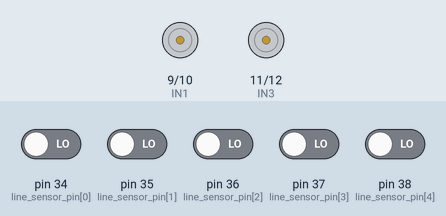
Recording of a sketch running on a simulated Arduino Mega 2560, built with avr-gcc and run on an emulated ATmega2560. On the bench: motor-driver pin pairs drawn as motors (green arrow = first pin HIGH = forward, orange = second pin HIGH = backward, longer = more drive, scaled by the enable pin). The inputs (shaded band) are chosen by the test bench; at power-on: pin 34 (line_sensor_pin[0]), pin 35 (line_sensor_pin[1]), pin 36 (line_sensor_pin[2]), pin 37 (line_sensor_pin[3]), pin 38 (line_sensor_pin[4]) LOW. What the sketch prints to the serial monitor is not drawn.

Above: at 1.2 s.
1.3 s: pin 34 (line_sensor_pin[0]) driven HIGH
At 2.4 s:
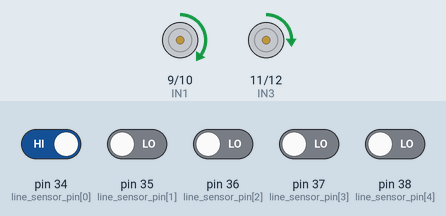
2.8 s: pin 35 (line_sensor_pin[1]) driven HIGH
At 3.5 s:
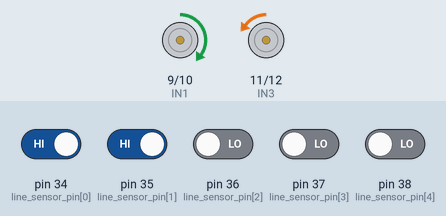
4.3 s: pin 35 (line_sensor_pin[1]) driven LOW
At 4.6 s:
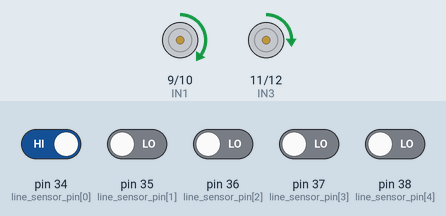
5.8 s: pin 36 (line_sensor_pin[2]) driven HIGH
At 6.9 s:
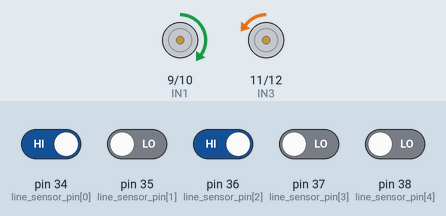
7.3 s: pin 34 (line_sensor_pin[0]) driven LOW
At 7.9 s:
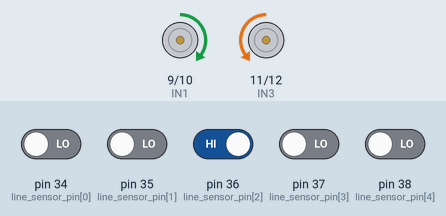
8.8 s: pin 37 (line_sensor_pin[3]) driven HIGH
At 9.1 s:
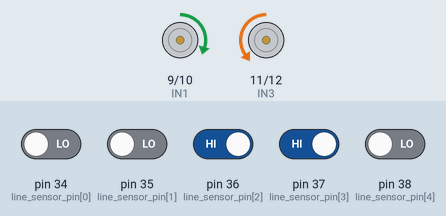
Timing chart, 0 to 11.3 s (numbered marks = the images above; inputs shaded):
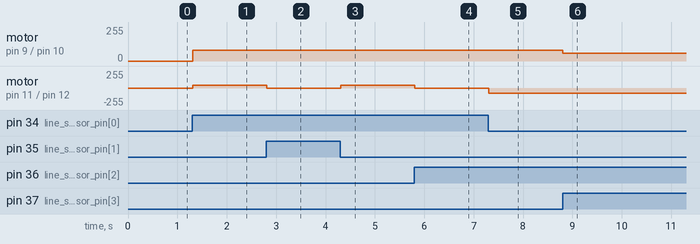

The sketch:

20230602_linesensor.ino
```cpp
/////////////////////// LINE sensor //////////////////////
int line_sensor_pin[5] = { 34, 35, 36, 37, 38 };
int line_sensor[5] = { 0, 0, 0, 0, 0 };

int read_line_sensor(void)
{

  int i, line_index;
  int sum = 0; //line sensor에서 불이 들어온 sensor의 갯수
  for(i=0;i<5;i++)
  {
    line_sensor[i]= digitalRead(line_sensor_pin[i]);
    sum += line_sensor[i];
    Serial.print(line_sensor[i]);   Serial.print("  ");
  }
  Serial.println("sum  ");   Serial.println(sum);

  if(sum == 1)
  {
    if(line_sensor[0]==1) {
      line_index = -4;
    }
    if(line_sensor[1]==1) {
      line_index = -2;
    }
    if(line_sensor[2]==1) {
      line_index = 0;
    }
    if(line_sensor[3]==1) {
      line_index = 2;
    }
    if(line_sensor[4]==1) {
      line_index = 4;
    }
  }
  else if(sum == 2)
  {
    if((line_sensor[0]==1) && (line_sensor[1]==1)) {
      line_index = -3;
    }
    if((line_sensor[1]==1) && (line_sensor[2]==1)) {
      line_index = -1;
    }
    if((line_sensor[2]==1) && (line_sensor[3]==1)) {
      line_index = 1;
    }
    if((line_sensor[3]==1) && (line_sensor[4]==1)) {
      line_index = 3;
    }
  }
  else if(sum == 5)
  {
    line_index = -10;
  }
  else
  {

  }

  Serial.print("line_index  "); Serial.println(line_index);
  Serial.println("");

  return line_index;
}

void line_following(int line_index)
{
  switch(line_index)
  {
    case -4:
      // 왼쪽으로 큰 각도로 회전
          motor_R_control(80);
          motor_L_control(-40);
          break;
    case -3:
      // 왼쪽으로 약간 각도로 회전
          motor_R_control(80);
          motor_L_control(5);
          break;

    case -2:
      // 왼쪽으로 약간 각도로 회전
          motor_R_control(80);
          motor_L_control(35);
          break;

    case -1:
      // 왼쪽으로 작은 각도로 회전
          motor_R_control(80);
          motor_L_control(60);
          break;

    case 0:
      // 직진
          motor_R_control(80);
          motor_L_control(80);
          break;

    case 1:
      // 오른쪽으로 작은 각도로 회전
          motor_R_control(60);
          motor_L_control(80);
          break;

    case 2:
      // 오른쪽으로 약간 각도로 회전
          motor_R_control(60);
          motor_L_control(80);
          break;

    case 3:
      // 오른쪽으로 약간 각도로 회전
          motor_R_control(-50);
          motor_L_control(80);
          break;

    case 4:
      // 오른쪽으로 큰 각도로 회전
          motor_R_control(-40);
          motor_L_control(80);
          break;

    case -10:
      // 선을 발견하지 못한 경우, 정지
          motor_R_control(0);
          motor_L_control(0);
          break;
  }
}


/////////////////////// PID //////////////////////
double Kp=0.3, Ki=0.0, Kd=0;


///////////////////// Driving //////////////////////
float t_angle[4] = {0, 90, 180, 270};

///////////////////// IMU //////////////////////
#include <Wire.h>
#include <LSM303.h>

#define THRESHOLD_ANGLE1 15
#define THRESHOLD_ANGLE2 7

LSM303 compass;

float heading_angle      = 0.0;
float init_heading_angle = 0.0;   // 초기 방향
float target_heading_angle = 0.0;
float heading_angle_error = 0.0;  // error 값


//////////////////////////sonar//////////////////////////
#include <NewPing.h>

#define SONAR_NUM 3      // Number of sensors.
#define MAX_DISTANCE 150 // Maximum distance (in cm) to ping.
#define WALL_GAP_DISTANCE      400 //mm 단위
#define WALL_GAP_DISTANCE_HALF 200 //mm 단위
#define MOTOR_PWM_OFFSET 10

#define Front 0
#define Left  1
#define Right 2

#define TRIG1 2
#define ECHO1 3

#define TRIG2 4
#define ECHO2 5

#define TRIG3 6
#define ECHO3 7
NewPing sonar[SONAR_NUM] = {   // Sensor object array.
  NewPing(TRIG1, ECHO1, MAX_DISTANCE), // Each sensor's trigger pin, echo pin, and max distance to ping.
  NewPing(TRIG2, ECHO2, MAX_DISTANCE),
  NewPing(TRIG3, ECHO3, MAX_DISTANCE)


};

float front_sonar1  = 0.0;
float left_sonar1   = 0.0;
float right_sonar1  = 0.0;

float front_sonar2  = 0.0;
float left_sonar2   = 0.0;
float right_sonar2  = 0.0;

float front_sonar3  = 0.0;
float left_sonar3   = 0.0;
float right_sonar3  = 0.0;

float front_sonar  = 0.0;
float left_sonar   = 0.0;
float right_sonar  = 0.0;


/////////////////// L298 ////////////////////
#define ENA 8
#define IN1 9
#define IN2 10
#define IN3 11
#define IN4 12
#define ENB 13

/////////////// Maze Status /////////////////////
int maze_status = 0;

void setup()
{
  int i;

  // put your setup code here, to run once:

  pinMode (ENA, OUTPUT);
  pinMode (IN1, OUTPUT);
  pinMode (IN2, OUTPUT);

  pinMode (IN3, OUTPUT);
  pinMode (IN4, OUTPUT);
  pinMode (ENB, OUTPUT);
  for(i=0;i<5;i++)
  {
    pinMode (line_sensor_pin[i], INPUT);
  }

  Serial.begin(115200); // 통신속도를 115200으로 정의함

  Wire.begin();  // IMU initiallize
  compass.init();
  compass.enableDefault();

  /*
    Calibration values; the default values of +/-32767 for each axis
    lead to an assumed magnetometer bias of 0. Use the Calibrate example
    program to determine appropriate values for your particular unit.
  */
  compass.m_min = (LSM303::vector<int16_t>) {-32767, -32767, -32767};
  compass.m_max = (LSM303::vector<int16_t>) {+32767, +32767, +32767};

}

  void motor_R_control(int motor_speed_R) // 모터 A의 속도(speed)제어
  {
    if (motor_speed_R >= 0)
    {
      digitalWrite(IN1, HIGH);         //모터의 방향 제어
      digitalWrite(IN2, LOW);
      if(motor_speed_R>=255) motor_speed_R = 255;
      analogWrite(ENA, motor_speed_R); //모터의 속도 제어
    }
    else
    {
      digitalWrite(IN1, LOW);
      digitalWrite(IN2, HIGH);
      if(motor_speed_R<=-255) motor_speed_R = -255;
      analogWrite(ENA, -motor_speed_R);
    }
  }


  void motor_L_control(int motor_speed_L) // 모터 A의 속도(speed)제어
  {
    if (motor_speed_L >= 0)
    {
      digitalWrite(IN3, LOW);         //모터의 방향 제어
      digitalWrite(IN4, HIGH);
      if(motor_speed_L>=255) motor_speed_L = 255;
      analogWrite(ENB, motor_speed_L); //모터의 속도 제어
    }
    else
    {
      digitalWrite(IN3, HIGH);
      digitalWrite(IN4, LOW);
      if(motor_speed_L<=-255) motor_speed_L = -255;
      analogWrite(ENB, -motor_speed_L);
    }
  }


  void check_maze_status(void)
  {
    if ( (left_sonar >= 0) && (left_sonar <= WALL_GAP_DISTANCE_HALF  ) && (right_sonar >= 0) && (right_sonar <= WALL_GAP_DISTANCE_HALF  ) && (front_sonar >= 0) && (front_sonar <= WALL_GAP_DISTANCE_HALF  ))

    {
      maze_status = 4;
      Serial.println("maze_status = 4");
    }
    else if ( (left_sonar >= 0) && (left_sonar <= WALL_GAP_DISTANCE_HALF  ) && (right_sonar >= 0) && (right_sonar <= WALL_GAP_DISTANCE_HALF  ) && (front_sonar >= WALL_GAP_DISTANCE_HALF  ) )
    {
      maze_status = 1;
      Serial.println("maze_status = 1");
    }
    else if ( (left_sonar >= 0) && (left_sonar <= WALL_GAP_DISTANCE_HALF  ) && (front_sonar >= 0) && (front_sonar <= WALL_GAP_DISTANCE_HALF  ) )
    {
      maze_status = 2;
      Serial.println("maze_status = 2");
    }
    else if ( (right_sonar >= 0) && (right_sonar <= WALL_GAP_DISTANCE_HALF  ) && (front_sonar >= 0) && (front_sonar <= WALL_GAP_DISTANCE_HALF  ) )
    {
      maze_status = 3;
      Serial.println("maze_status = 3");
    }
    else
    {
      maze_status = 0;
      Serial.println("maze_status = 0");
    }
  }

  //먼저 left_pwm =0;  right_pwm =100; 으로 해서 왼쪽 오른쪽 방향 찾기
  void wall_collision_avoid(int base_speed)
  {
    float error = 0.0;
    float Kp = 0.26;       //나중에 조정해야 할 것
    int pwm_conrol = 0; // pwm을 0으로 초기화
    int right_pwm = 0;  // 모터속도 0으로 초기화
    int left_pwm = 0;   // 모터속도 0으로 초기화

    error = (right_sonar - left_sonar);
    error = Kp * error;

    if (error >=  40) error =  40;
    if (error <= -40) error = -40;

    right_pwm = base_speed - error;
    left_pwm  = base_speed + error * 1.5 ;

    if (right_pwm <= 0) right_pwm = 0;
    if (left_pwm  <= 0) left_pwm  = 0;

    if (right_pwm >= 255) right_pwm = 255;
    if (left_pwm  >= 255) left_pwm  = 255;
/*
    motor_A_control(HIGH, right_pwm); // 오른쪽 전진
    motor_B_control(HIGH, left_pwm); // 왼쪽 전진
*/
  }

/*
 void imu_rotation(void)
 {
   bool flag = 1;
   while(flag)
   {
      read_imu_sensor();

      if (heading_angle_error > THRESHOLD_ANGLE1) { // 반시계 방향으로 회전
      motor_L_control(-100);
      motor_R_control(100);
    }
    else if ((heading_angle_error >= THRESHOLD_ANGLE2) && (heading_angle_error <= THRESHOLD_ANGLE1)) { // 정지
      motor_L_control(70);
      motor_R_control(-70);
    }
    else if ((heading_angle_error > -THRESHOLD_ANGLE2) && (heading_angle_error < THRESHOLD_ANGLE2)) { // 정지
      motor_L_control(0);
      motor_R_control(0);
      flag = 0;
    }
    else if ((heading_angle_error >= -THRESHOLD_ANGLE1) && (heading_angle_error <= -THRESHOLD_ANGLE2)) { // 정지
      motor_L_control(-70);
      motor_R_control(70);
    }
    else { // heading_angle_error < -THRESHOLD_ANGLE1 // 시계방향으로 회전
      motor_L_control(100);
      motor_R_control(-100);
    }
    Serial.print("Heading Angle Error : ");
    Serial.print(heading_angle_error); //heading_angle error 표시
    Serial.print(" = ");
    Serial.print(target_heading_angle);
    Serial.print(" - ");
    Serial.println(heading_angle); //heading_angle 표시

  }
}

  void read_sonar_sensor(void)
  {
    float front_sonar1 = sonar[Front].ping_cm() * 10;
    float left_sonar1  = sonar[Left].ping_cm() * 10;
    float right_sonar1 = sonar[Right].ping_cm() * 10;

    float front_sonar2 = sonar[Front].ping_cm() * 10;
    float left_sonar2  = sonar[Left].ping_cm() * 10;
    float right_sonar2 = sonar[Right].ping_cm() * 10;

    float front_sonar3 = sonar[Front].ping_cm() * 10;
    float left_sonar3  = sonar[Left].ping_cm() * 10;
    float right_sonar3 = sonar[Right].ping_cm() * 10;

    front_sonar = (front_sonar1 + front_sonar2 + front_sonar3) / 3;
    left_sonar  = (left_sonar1 + left_sonar2 + left_sonar3) / 3;
    right_sonar = (right_sonar1 + right_sonar2 + right_sonar3) / 3;

    if (front_sonar == 0.0) front_sonar = MAX_DISTANCE * 10; // 0.0 출력이 최댓값이므로
    if (left_sonar  == 0.0) left_sonar = MAX_DISTANCE * 10;
    if (right_sonar == 0.0) right_sonar = MAX_DISTANCE * 10;

  }

  void read_imu_sensor(void)
  {
     compass.read();
     float heading1 = compass.heading();
     compass.read();
     float heading2 = compass.heading();
     heading_angle = (heading1 + heading2) / 2;
     heading_angle = 360 - heading_angle; // 회전 좌표계를 반시계 방향으로 할 것
     heading_angle_error = target_heading_angle - heading_angle;

     if(heading_angle_error > 180)
     {
         heading_angle_error = heading_angle_error - 360;
     }
     else if(heading_angle_error < -180)
     {
         heading_angle_error = heading_angle_error + 360;
     }
     else
     {


     }
  }
  void run_heading_angle(void)
  {
     bool flag = 1;
     double Output;

     while(flag)
     {
       read_sonar_sensor();
       read_imu_sensor();
       Output = Kp * heading_angle_error;

       motor_L_control(80 - Output);
       motor_R_control((80 + Output)*1.2);

       if(front_sonar < 223)
       {
         flag = 0;
         motor_L_control(0);
         motor_R_control(0);
       }
     }

  }
*/
void loop()
{
  read_line_sensor();
  line_following(read_line_sensor());


}

  /*
  if(line_sensor[0])
  {
      motor_R_control(0); motor_L_control(0);
  }
  else if(line_sensor[3])
  {
      motor_R_control(80); motor_L_control(100);
  }
  else if(line_sensor[2])
  {
      motor_R_control(90); motor_L_control(100);
  }
  else if(line_sensor[1])
  {
      motor_R_control(90); motor_L_control(100);
  }
  else
  {
      motor_R_control(100); motor_L_control(100);
  }
  */


 /*
void loop1(){
    // put your main code here, to run repeatedly:


    target_heading_angle = 310;
    imu_rotation();
    run_heading_angle();

    target_heading_angle = 235;

    imu_rotation();
    run_heading_angle();

    target_heading_angle = 110;

    imu_rotation();
    run_heading_angle();

    target_heading_angle = 238.5;

    imu_rotation();
    run_heading_angle();

    target_heading_angle = 337;

    imu_rotation();
    run_heading_angle();

    target_heading_angle = 104;

    imu_rotation();
    run_heading_angle();

    target_heading_angle = 18.5;

    imu_rotation();
    run_heading_angle();

    target_heading_angle = 308;

    imu_rotation();
    run_heading_angle();

    target_heading_angle = 8;

    imu_rotation();
    run_heading_angle();

    target_heading_angle = 111;

    imu_rotation();
    run_heading_angle();


    Serial.print("L:"); Serial.print(left_sonar); Serial.print(" ");
    Serial.print("F:"); Serial.print(front_sonar); Serial.print(" ");
    Serial.print("R:"); Serial.println(right_sonar);
    Serial.print("Heading Angle Error : ");
    Serial.print(heading_angle_error); //heading_angle error 표시
    Serial.print(" = ");
    Serial.print(target_heading_angle);
    Serial.print(" - ");
    Serial.println(heading_angle); //heading_angle 표시

    check_maze_status();
  }
 */
```

Measured:
- after the input at 1.3 s, motor on pin 9 (IN1) / pin 10 (IN2): stopped → forward 80/255 at once; motor on pin 11 (IN3) / pin 12 (IN4): stopped → forward 40/255 at once
- after the input at 2.8 s, motor on pin 11 (IN3) / pin 12 (IN4): forward 40/255 → backward 5/255 at once
- after the input at 4.3 s, motor on pin 11 (IN3) / pin 12 (IN4): backward 5/255 → forward 40/255 at once
- after the input at 5.8 s, motor on pin 11 (IN3) / pin 12 (IN4): forward 40/255 → backward 5/255 at once
- after the input at 7.3 s, motor on pin 11 (IN3) / pin 12 (IN4): backward 5/255 → backward 80/255 at once
- after the input at 8.8 s, motor on pin 9 (IN1) / pin 10 (IN2): forward 80/255 → forward 60/255 at once
